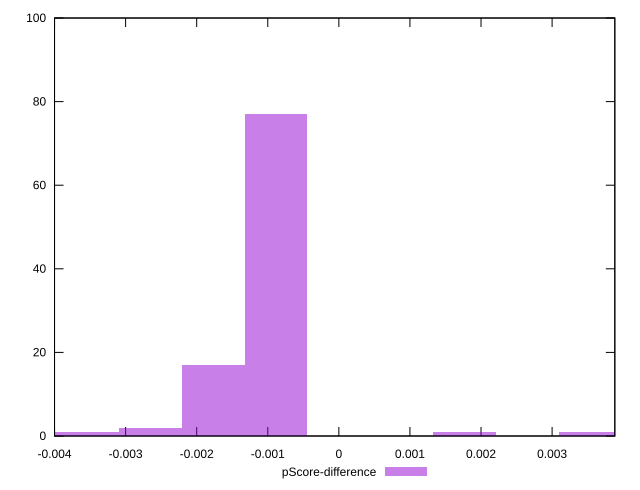

gnuplot code for this plot:
reset

$pScoreDifference <<EOF
0.0035373761108124712 1
-0.0017686880554062356 17
-0.0008843440277031178 77
-0.004421720138515589 1
-0.0035373761108124712 1
-0.002653032083109353 2
0.0017686880554062356 1
EOF

set key outside below
set boxwidth 0.0008843440277031178
set xrange [-0.0040000000000000036:0.0038823529411765034]
set yrange [0:100]
set trange [0:100]
set style fill transparent solid 0.5 noborder
set terminal svg size 640, 490 enhanced background rgb 'white'
set output "report_00019_2021-02-10T18-14-37.922Z//uses-rel-preload/samples/pages+cached+noadtech+nomedia/pScore-difference/histogram.svg"

plot $pScoreDifference title "pScore-difference" with boxes

reset
